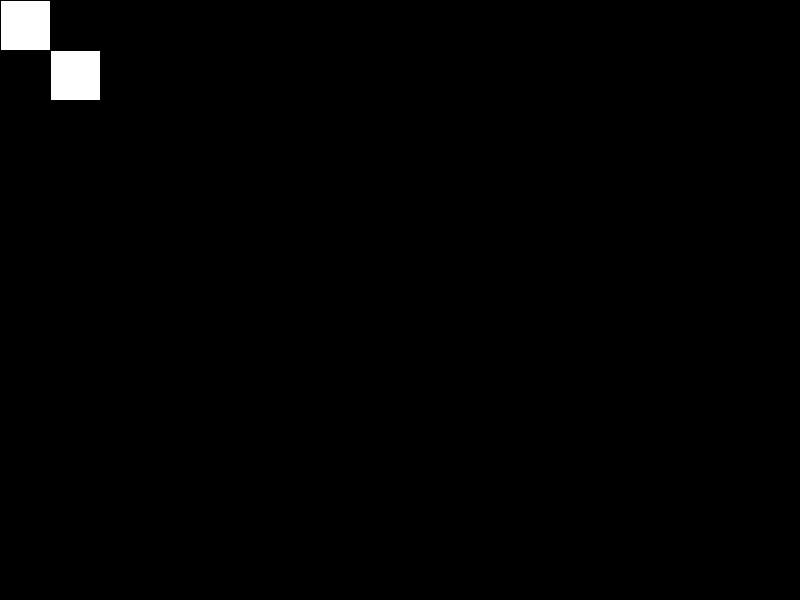
Frame 1 (no input)
Frame 60 (the mouse pressed at the canvas centre just before this capture): identical to frame 1, image omitted
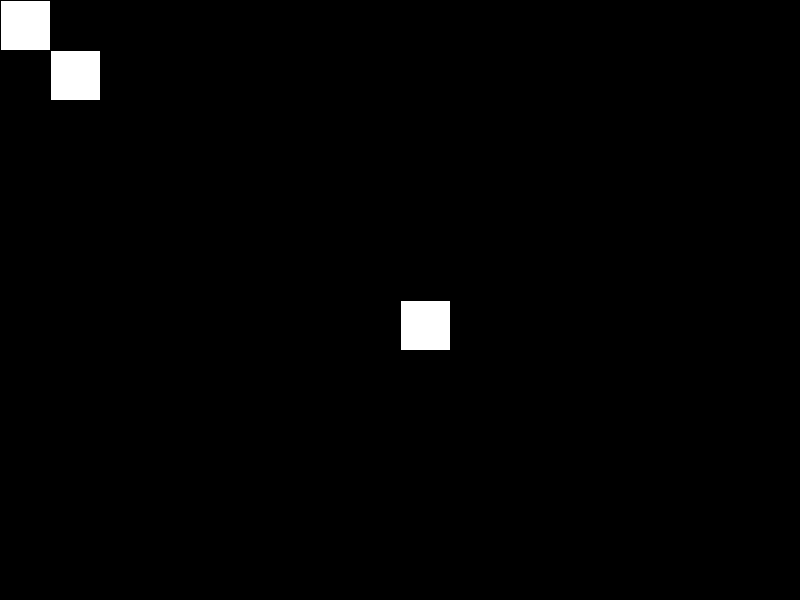
Frame 120 (the mouse held since frame 60 and released just before this capture)

The Processing sketch that drew these frames (run headless with seeded random() and noise(); from frame 60 on, the mouse is pressed at the canvas centre):

// Processing sketch: voids
// ── voids.pde
/* ---- La void setup est une boucle qui dure ----
 ---- le temps de lancement du programme et ----
 ---- qui n'est pas répétée.                ---- */

void setup() {               // début de la void
  size(800, 600);            // taille de l'écran
  background(0);             //fond arrière-plan
  rect(50, 50, 50, 50);      // créer un rectangle
}                            // accolade de fin de void


/* ---- La void draw est une boucle qui est ----
 ---- répétée indéfiniment à 60 fps ---- */
 
void draw() {
  rect(mouseX, mouseY, 50, 50); 
  // mouseX et mouseY sont les coordonnées de la souris
}
